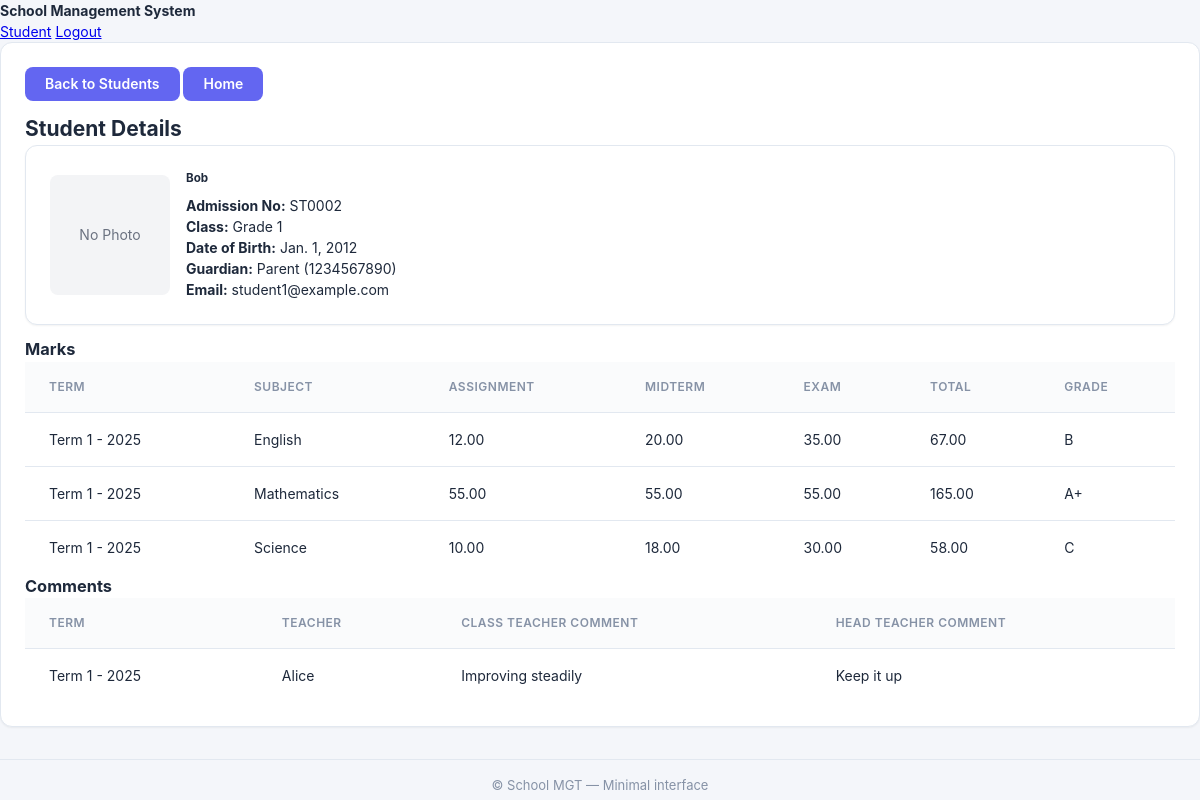
Page /portal/admin/student/2/ (signed in) on the committed database.
### school/models.py (models this page shows, shortened)
class Student(models.Model):
    user = models.OneToOneField(User, on_delete=models.CASCADE)
    admission_number = models.CharField(max_length=20, unique=True)
    student_class = models.ForeignKey(Class, on_delete=models.SET_NULL, null=True)
    date_of_birth = models.DateField()
    guardian_name = models.CharField(max_length=100)
    guardian_phone = models.CharField(max_length=15)
    photo = models.ImageField(upload_to='students/photos/', blank=True, null=True)
    is_graduated = models.BooleanField(default=False)
    graduation_year = models.CharField(max_length=9, blank=True, null=True)
    class Meta:
        db_table = 'students'

class User(AbstractUser):
    USER_TYPE_CHOICES = (
        ('admin', 'Administrator'),
        ('teacher', 'Teacher'),
        ('student', 'Student'),
        ('bursar', 'Bursar'),
    )
    user_type = models.CharField(max_length=10, choices=USER_TYPE_CHOICES)
    phone = models.CharField(max_length=15, blank=True, null=True)
    address = models.TextField(blank=True, null=True)
    class Meta:
        db_table = 'users'

class Class(models.Model):
    name = models.CharField(max_length=50)
    level = models.CharField(max_length=20)
    class_teacher = models.ForeignKey(User, on_delete=models.SET_NULL, null=True,
                                      limit_choices_to={'user_type': 'teacher'})
    academic_year = models.CharField(max_length=9, default='2024/2025')
    promotion_rank = models.IntegerField(default=0, help_text="Order used for automatic promotion across years")
    class Meta:
        db_table = 'classes'
        verbose_name_plural = 'Classes'

class Mark(models.Model):
    student = models.ForeignKey(Student, on_delete=models.CASCADE)
    subject = models.ForeignKey(Subject, on_delete=models.CASCADE)
    term = models.ForeignKey(Term, on_delete=models.CASCADE)
    class_assigned = models.ForeignKey(Class, on_delete=models.CASCADE)
    teacher = models.ForeignKey(Teacher, on_delete=models.SET_NULL, null=True)
    assignment_marks = models.DecimalField(max_digits=5, decimal_places=2,
                                          validators=[MinValueValidator(0), MaxValueValidator(20)],
                                          default=0)
    midterm_marks = models.DecimalField(max_digits=5, decimal_places=2,
                                       validators=[MinValueValidator(0), MaxValueValidator(30)],
                                       default=0)
    exam_marks = models.DecimalField(max_digits=5, decimal_places=2,
                                    validators=[MinValueValidator(0), MaxValueValidator(50)],
                                    default=0)
    total_marks = models.DecimalField(max_digits=5, decimal_places=2, default=0)
    grade = models.CharField(max_length=2, blank=True)
    created_at = models.DateTimeField(auto_now_add=True)
    updated_at = models.DateTimeField(auto_now=True)
    class Meta:
        db_table = 'marks'
        unique_together = ['student', 'subject', 'term', 'class_assigned']

class Term(models.Model):
    TERM_CHOICES = (
        ('1', 'Term 1'),
        ('2', 'Term 2'),
        ('3', 'Term 3'),
    )
    term = models.CharField(max_length=1, choices=TERM_CHOICES)
    academic_year = models.CharField(max_length=9)
    start_date = models.DateField()
    end_date = models.DateField()
    is_active = models.BooleanField(default=False)
    def __str__(self):
        return f"Term {self.term} - {self.academic_year}"
    class Meta:
        db_table = 'terms'
        unique_together = ['term', 'academic_year']

class Subject(models.Model):
    name = models.CharField(max_length=100)
    code = models.CharField(max_length=10, unique=True)
    description = models.TextField(blank=True)
    class Meta:
        db_table = 'subjects'

class Comment(models.Model):
    student = models.ForeignKey(Student, on_delete=models.CASCADE)
    term = models.ForeignKey(Term, on_delete=models.CASCADE)
    teacher = models.ForeignKey(Teacher, on_delete=models.SET_NULL, null=True, blank=True)
    class_teacher_comment = models.TextField()
    headteacher_comment = models.TextField(blank=True)
    created_at = models.DateTimeField(auto_now_add=True)
    updated_at = models.DateTimeField(auto_now=True)
    class Meta:
        db_table = 'comments'
        unique_together = ['student', 'term']

class Teacher(models.Model):
    user = models.OneToOneField(User, on_delete=models.CASCADE)
    employee_id = models.CharField(max_length=20, unique=True)
    subjects = models.ManyToManyField(Subject)
    classes = models.ManyToManyField(Class, related_name='teachers')
    photo = models.ImageField(upload_to='teachers/photos/', blank=True, null=True)
    class Meta:
        db_table = 'teachers'

### school/views.py (the view)
# urls.py: path('portal/admin/student/<int:student_id>/', views.admin_view_student, name='admin_view_student'),
@login_required
@user_passes_test(is_admin)
def admin_view_student(request, student_id):
    student = get_object_or_404(Student, id=student_id)
    marks_qs = Mark.objects.filter(student=student).select_related('subject', 'term').order_by('term__academic_year', 'term__term', 'subject__name')
    try:
        marks_list = list(marks_qs)
    except InvalidOperation:
        _cleanup_marks("student_id=%s", [student.id])
        marks_list = list(Mark.objects.filter(student=student).select_related('subject', 'term').order_by('term__academic_year', 'term__term', 'subject__name'))
    comments = Comment.objects.filter(student=student).select_related('term', 'teacher').order_by('term__academic_year', 'term__term')
    context = {
        'student': student,
        'marks': marks_list,
        'comments': comments,
    }
    return render(request, 'admin/student_detail.html', context)

### school/views.py (called while the page is built)
def is_admin(user):
    return getattr(user, 'user_type', None) == 'admin' or user.is_superuser or user.is_staff

### school/templates/admin/student_detail.html (shortened to what this page needs)
{% extends 'base.html' %}
{% block content %}
<div class="mb-3">
  <a href="{% url 'manage_students' %}" class="btn btn-secondary">Back to Students</a>
  <a href="{% url 'login_select' %}" class="btn btn-outline-primary">Home</a>
</div>
<h2>Student Details</h2>
<div class="card mb-3">
  <div class="row" style="align-items:center;gap:16px">
    <div class="col" style="flex:0 0 120px">
      {% if student.photo %}
        <img src="{{ student.photo.url }}" alt="{{ student.user.get_full_name }}" class="thumb" data-full="{{ student.photo.url }}" style="width:120px;height:120px;border-radius:8px;object-fit:cover;border:1px solid #e5e7eb;cursor:pointer" onerror="this.parentElement.innerHTML='<div style=\'width:120px;height:120px;border-radius:8px;background:#fee;display:flex;align-items:center;justify-content:center;color:#c00;font-size:10px;text-align:center\'>Image Failed<br>{{ student.photo.url }}</div>'" />
      {% else %}
        <div style="width:120px;height:120px;border-radius:8px;background:#f3f4f6;display:flex;align-items:center;justify-content:center;color:#6b7280">No Photo</div>
      {% endif %}
    </div>
    <div class="col">
      <h5 style="margin:0 0 8px 0">{{ student.user.get_full_name }}</h5>
      <p style="margin:0">
        <b>Admission No:</b> {{ student.admission_number }}<br>
        <b>Class:</b> {{ student.student_class.name }}<br>
        <b>Date of Birth:</b> {{ student.date_of_birth }}<br>
        <b>Guardian:</b> {{ student.guardian_name }} ({{ student.guardian_phone }})<br>
        <b>Email:</b> {{ student.user.email }}
      </p>
    </div>
  </div>
</div>
<h3>Marks</h3>
<table class="table table-bordered">
  <thead>
    <tr>
      <th>Term</th><th>Subject</th><th>Assignment</th><th>Midterm</th><th>Exam</th><th>Total</th><th>Grade</th>
    </tr>
  </thead>
  <tbody>
    {% for mark in marks %}
    <tr>
      <td>{{ mark.term }}</td>
      <td>{{ mark.subject.name }}</td>
      <td>{{ mark.assignment_marks }}</td>
      <td>{{ mark.midterm_marks }}</td>
      <td>{{ mark.exam_marks }}</td>
      <td>{{ mark.total_marks }}</td>
      <td>{{ mark.grade }}</td>
    </tr>
    {% empty %}
    <tr><td colspan="7">No marks found.</td></tr>
    {% endfor %}
  </tbody>
</table>
<h3>Comments</h3>
<table class="table table-bordered">
  <thead>
    <tr>
      <th>Term</th><th>Teacher</th><th>Class Teacher Comment</th><th>Head Teacher Comment</th>
    </tr>
  </thead>
  <tbody>
    {% for comment in comments %}
    <tr>
      <td>{{ comment.term }}</td>
      <td>{% if comment.teacher %}{{ comment.teacher.user.get_full_name }}{% else %}-{% endif %}</td>
      <td>{{ comment.class_teacher_comment }}</td>
      <td>{{ comment.headteacher_comment|default:'-' }}</td>
    </tr>
    {% empty %}
    <tr><td colspan="4">No comments found.</td></tr>
    {% endfor %}
  </tbody>
</table>
{% endblock %}

### school/static/css/style.css (style rules this page uses)
:root { --bg:#f4f6fa; --card:#ffffff; --muted:#8692a6; --text:#1e293b; --accent:#6366f1; --border:#e2e8f0; --sidebar:#f8fafc; --sidebar-active:#6366f1; --table:#ffffff; --purple:#8b5cf6; --green:#10b981; --orange:#f59e0b; --red:#ef4444 }
* { box-sizing:border-box;margin:0;padding:0 }
html,body { height:100%;overflow-x:hidden }
body { margin:0;background:var(--bg);color:var(--text);font:14px/1.5 -apple-system,BlinkMacSystemFont,"Segoe UI",Roboto,"Helvetica Neue",Arial,sans-serif }
.card { background:var(--card);border:1px solid var(--border);border-radius:12px;padding:24px;box-shadow:0 1px 2px rgba(0,0,0,0.05) }
.mb-3 { margin-bottom:12px }
.row { display:flex;gap:16px;flex-wrap:wrap }
.col { flex:1 1 240px }
.btn { display:inline-flex;align-items:center;gap:6px;background:var(--accent);color:#fff;border:none;border-radius:8px;padding:10px 20px;text-decoration:none;cursor:pointer;font-size:14px;font-weight:600;line-height:1;transition:.2s }
table { width:100%;border-collapse:collapse }
th,td { padding:16px 24px;text-align:left;border-bottom:1px solid var(--border) }
th { background:#fafbfc;font-weight:600;font-size:12px;color:var(--muted);text-transform:uppercase;letter-spacing:0.5px }
td { color:var(--text);font-size:14px }
tr:last-child td { border-bottom:none }

### rows in the picture
Student: user.get_full_name "Bob", admission_number "ST0002", student_class.name "Grade 1", date_of_birth "Jan. 1, 2012", guardian_name "Parent", guardian_phone "1234567890", user.email "student1@example.com"
Mark: term "Term 1 - 2025", subject.name "English", assignment_marks "12.00", midterm_marks "20.00", exam_marks "35.00", total_marks "67.00", grade "B"
Mark: term "Term 1 - 2025", subject.name "Mathematics", assignment_marks "55.00", midterm_marks "55.00", exam_marks "55.00", total_marks "165.00", grade "A+"
Mark: term "Term 1 - 2025", subject.name "Science", assignment_marks "10.00", midterm_marks "18.00", exam_marks "30.00", total_marks "58.00", grade "C"
Comment: term "Term 1 - 2025", teacher.user.get_full_name "Alice", class_teacher_comment "Improving steadily", headteacher_comment "Keep it up"
